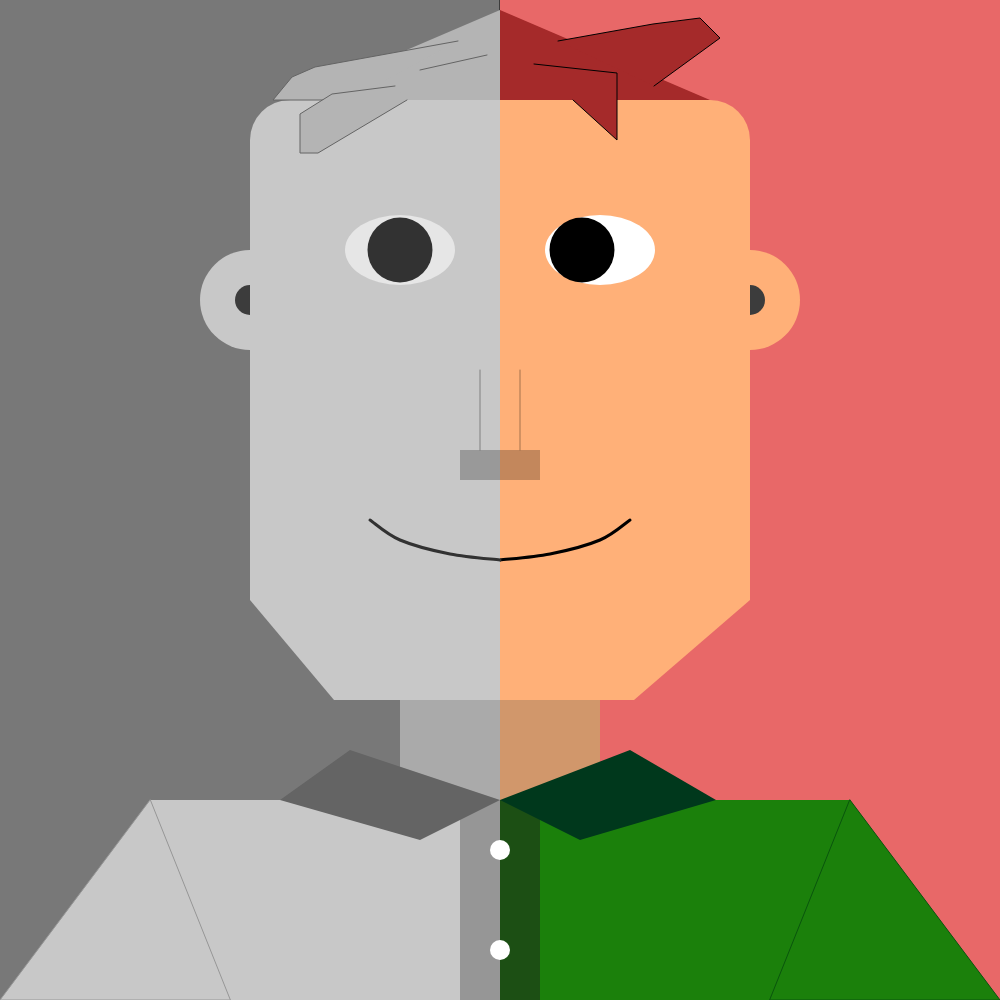
Frame 1 (no input)
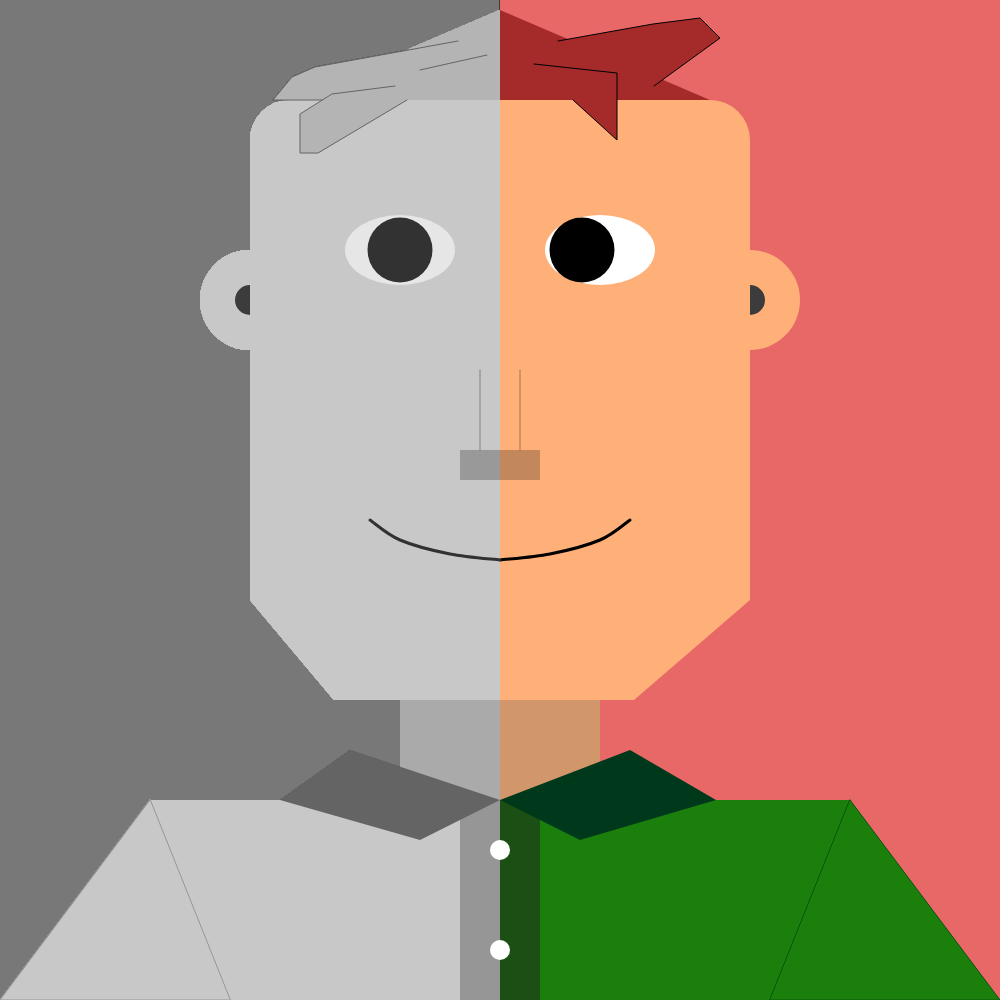
Frame 60 (no input)
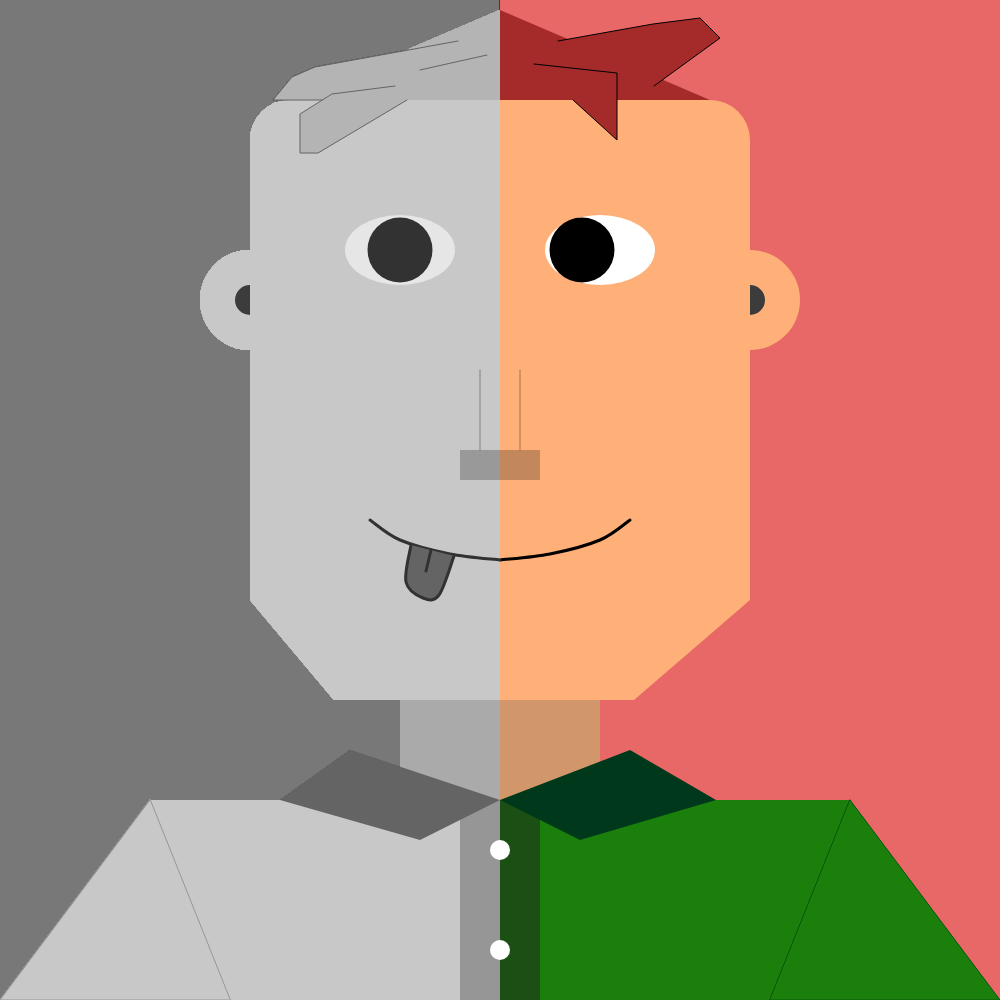
Frame 120 (the mouse pressed at the canvas centre since frame 60)

The p5.js sketch that drew these frames (run headless with seeded random() and noise() and a simulated clock; from frame 60 on, the mouse is pressed at the canvas centre):

// p5.js sketch
// ── sketch.js

///////////////////////////////////////////////////

//Interactivity in this webpage
    // Move mouse left or right to control eye pupil and if dragged along X axis to the right it will eventually from black to blue
    // Click to make the portrait poke out his tounge

//////////////////////////////////////////////////

function setup (){
    
    //Create canvas, 1000 pixels wide and high, also make the background grey
    createCanvas(1000, 1000); 
    background(120);

    //Create a line in middle of page to split the canvas in two
    line(500, 0, 500, 1000);
}

function draw () {

//FACE STARTS HERE
    noStroke();

    //RIGHT SIDE (The side in colour)
        //Create a background colour
        fill(232, 104, 104);
        rect(500, 0, 500, 1000);

        //HEAD 
            // Create a Head (Rectangle Base), this starts about mid picture with rounded corners it also has a skin colour
            fill(255, 176, 120);
            rect(500, 100, 250, 500, 0, 40, 0, 0); 

            // Create a Chin (Trapeziod shape), in same colour as before
            noStroke();
            fill(255, 176, 120);
            quad(750, 600, 500, 600, 500, 700, 634, 700); 

            // Create a Neck (Rectangle shape), darker skin tone to before
            fill(209, 151, 107);
            rect(500, 700, 100, 100);


        //EAR
            //Create an Ear (Semicircular shape), using same skin tone as head
            fill(255, 176, 120);
            arc(750, 300, 100, 100, PI + HALF_PI, HALF_PI, CHORD);
            
            //Create the Ear hole, (Same semicircular shape as above), but black in colour
            fill(60);
            arc(750, 300, 30, 30, PI + HALF_PI, HALF_PI, CHORD);

        //HAIR
            //Create the Hair (Triangular shape), using brown colour
            fill("brown");
            triangle(500, 10, 710, 100, 500, 100);

            // Create the Hair Details (Multiple shapes and lines), stroke black in colour, while the shapes use the same brown as the hair
            stroke("Black");
            strokeWeight(1);
            fill("brown");
            beginShape();
            vertex(534, 64);
            vertex(617, 73);
            vertex(617, 140);
            vertex(573, 100)
            endShape();

            beginShape();
            vertex(558, 41);
            vertex(653, 24);
            vertex(700, 18);
            vertex(720, 38);
            vertex(654, 86);
            endShape();

        //T-SHIRT
            // Create a TShirt (rectangular in shape), using a green colour
            noStroke();
            fill(27, 128, 11);
            rect(500, 800, 350, 300);

            //Create a Shoulder on Tshirt (Triangluar in shape), using a dark green stroke and same fill colour as before
            stroke(9, 84, 13);
            strokeWeight(1);
            triangle(850, 800, 1000, 1000, 770, 1000);

            // Create TShirt details underneath buttons (Rectangular in shape), using a dark green colour
            noStroke();
            fill(28, 79, 20)
            rect(500, 800, 40, 300);

            //Create a Collar on T shirt (rectangular in shape), using a darker tone colour of the T shirt
            fill(0, 56, 28);
            quad(500, 800, 630, 750, 716, 800, 580, 840); 


        //EYE    
            //Create an Eyeball (using semicircular in shape), using a white fill colour
            noStroke();
            fill(255, 255, 255);
            ellipse(600, 250, 110, 70);
            

            //Create a pupil (using a circular shape), make this pupil black in colour but change this colour with varying levels of blue depending on the x-axis of the mouse
            // Make the pupil move along the x-axis following the mouse, within the constrains of the eyeball drawn above
            let leftEyeballConstra = 582;
            let rightEyeballConstra = 620;
            let rightEyeballColour = map(mouseX, 500, width, 0, 175)

            fill(0, 0, rightEyeballColour);
            let rightPupil = constrain(mouseX, leftEyeballConstra, rightEyeballConstra);
            ellipse(rightPupil, 250, 65,);

        //NOSE    
            //Create a Nose (using a line and a square), using a black stroke colour that is semi opaque
            stroke(0, 0, 0, 90);
            line(520, 370, 520, 450); 
            noStroke();
            fill(0, 0, 0, 60);
            rect(500, 450, 40, 30); 

        //MOUTH    
            //Create a Mouth (using a vertex points on a curved line), using a black stroke colour
            stroke("black");
            strokeWeight(3);
            
            noFill();
            beginShape(); 
            curveVertex(500, 560);
            curveVertex(500, 560);
            curveVertex(550, 554);
            curveVertex(600, 540);
            curveVertex(630, 520);
            curveVertex(630, 520);
            endShape();
    

    // LEFT SIDE (Black and white)
        noStroke();

        //HEAD    
            // Create a Head (Rectangle Base), it has rounded corners and is using a grey colour
            fill(200);
            rect(250, 100, 250, 500, 40, 0, 0, 0); 
        
            // Create a Chin (trapezoid shape), using the same grey colour as before
            noStroke();
            fill(200);
            quad(250, 600, 500, 600, 500, 700, 334, 700); 
            
            //Create a Neck (Rectangular shape), using a darker grey than before
            fill(170);
            rect(400, 700, 100, 100);

        //EAR
            //Create an Ear (Semicircular shape), using same grey colour as head
            fill(200);
            arc(250, 300, 100, 100, HALF_PI,PI + HALF_PI, CHORD);

            //Create the Ear hole, (Same semicircular shape as above), but black in colour
            fill(60);
            arc(250, 300, 30, 30, HALF_PI,PI + HALF_PI, CHORD);

        //HAIR
            // Create the Hair (Triangular shape), using a darker grey than the skin grey
            fill(180);
            triangle(500, 10, 290, 100, 500, 100);

            //Create the Hair Details (mMltiple shapes and lines), stroke black in colour, while the shapes use the same grey colour used as hair on left side
            stroke(100);
            strokeWeight(1)
            beginShape();
            vertex(458, 41);
            vertex(315, 67);
            vertex(292, 77);
            vertex(273, 100);
            vertex(350, 100);
            endShape();

            beginShape();
            vertex(395, 86);
            vertex(332, 94);
            vertex(300, 114);
            vertex(300, 153);
            vertex(318, 153);
            vertex(407, 100);
            endShape();

            line(487, 55, 420, 70);


        //TOP
            // Create a TShirt (rectangular in shape), using a grey colour
            noStroke();
            fill(200);
            rect(150, 800, 350, 300);

            //Create a Shoulder on Tshirt (Triangluar in shape), using a dark grey stroke and same fill colour as before
            stroke(150);
            strokeWeight(1);
            triangle(150, 800, 0, 1000, 230, 1000);

            // Create TShirt details underneath buttons (Rectangular in shape), using a dark grey colour
            noStroke();
            fill(150)
            rect(460, 800, 40, 300);

            //Create Buttons (circular in shape), using a white fill colour
            noStroke();
            fill(255);
            circle(500, 850, 20);
            circle(500, 950, 20);

            //Create a Collar on T shirt (rectangular in shape), using a darker tone grey than the T shirt
            fill(100)
            quad(500, 800, 350, 750, 280, 800, 420, 840); 

        //EYE
            //Create an Eyeball (using semicircular in shape), using a light grey fill colour
            noStroke();
            fill(230);
            ellipse(400, 250, 110, 70); 

            //Create a pupil (using a circular shape), using an almost black grey colour
            fill(50);
            ellipse(400, 250, 65,); 

        //NOSE
            // Create a Nose (using a line and a square), using a black stroke colour that is semi opaque
            stroke(0, 0, 0, 90);
            line(480, 370, 480, 450); 
            noStroke();
            fill(0, 0, 0, 60);
            rect(460, 450, 40, 30); 
        
        //MOUTH
            //Create a Mouth (using a vertex points on a curved line), using an almost black grey colour
            stroke(50);
            strokeWeight(3);

            noFill();
            beginShape();
            curveVertex(500, 560);
            curveVertex(500, 560);
            curveVertex(450, 554);
            curveVertex(400, 540);
            curveVertex(370, 520);
            curveVertex(370, 520);
            endShape();

//EXTRA

    // If the user clicks then 
    //Create a Tounge (Semicircular in shape), using an almost black stroke colour and a dark grey fill colour.
    if(mouseIsPressed == true) {
        stroke(50);
        strokeWeight(3);

        fill(100);
        beginShape();
        curveVertex(411, 545);
        curveVertex(411, 545);
        curveVertex(406, 582);
        curveVertex(423, 598);
        curveVertex(439, 595);
        curveVertex(454, 556);
        curveVertex(454, 556);
        endShape();
        line(431, 550, 426, 571);
    } else {
        //Do nothing
    }

    /*    
    //Tool I used  to get the X and Y coordinates of the page
        strokeWeight(1);
        fill("black");
        textStyle(NORMAL);
        frameRate(fr);
        textAlign(LEFT)
        text("X: "+ mouseX, 0, mouseX, 100);
        text("Y: "+ mouseY, 40, mouseY, 100);
    
    */

}
